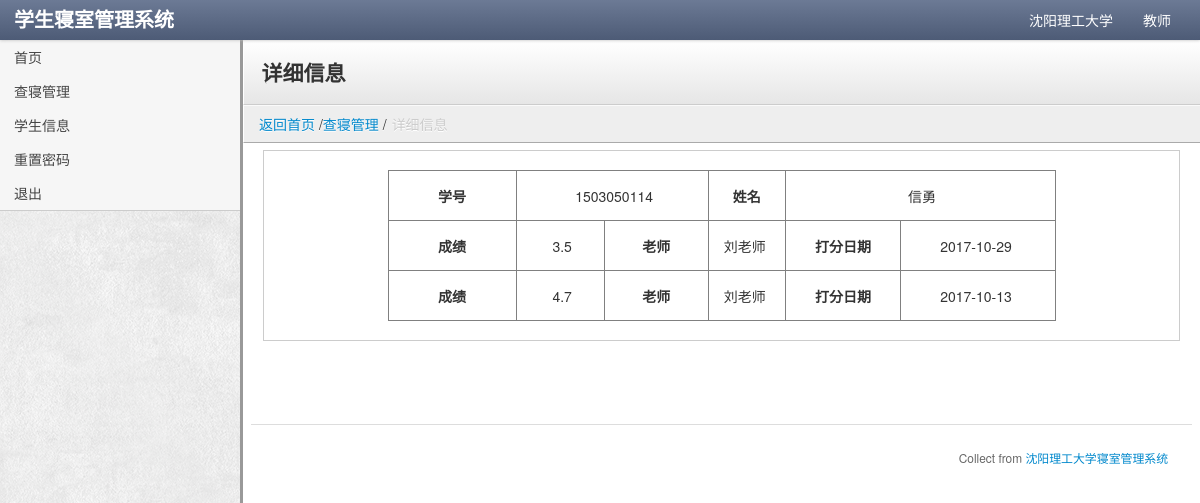
Screenshot of /2_DRM_score_detail.php?stu=1503050114 (signed in) with the database file from the repository.
### tables this page shows
CREATE TABLE `tbl_score` (
  `sco_stu_ID` int(10) NOT NULL,
  `sco_score` double(2,1) NOT NULL COMMENT '成绩',
  `sco_tea_ID` char(10) NOT NULL,
  `sco_dateTime` date NOT NULL
);

CREATE TABLE `tbl_student` (
  `stu_ID` int(10) NOT NULL COMMENT '学生学号',
  `stu_userName` char(16) NOT NULL COMMENT '用户名',
  `stu_password` char(16) NOT NULL COMMENT '密码',
  `stu_sex` tinyint(1) NOT NULL COMMENT '性别(0男1女)',
  `stu_name` char(6) NOT NULL COMMENT '学生姓名',
  `stu_state` tinyint(3) NOT NULL COMMENT '学生状态(0退宿,1在校)',
  `stu_class` char(8) NOT NULL COMMENT '学生班级'
);

CREATE TABLE `tbl_teacher` (
  `tea_ID` char(10) NOT NULL COMMENT '教师ID',
  `tea_userName` char(16) NOT NULL COMMENT '教师用户名',
  `tea_password` char(16) NOT NULL COMMENT '教师密码',
  `tea_name` char(6) NOT NULL COMMENT '教师姓名',
  `tea_sex` tinyint(1) NOT NULL COMMENT '教师性别',
  `tea_tel` char(11) NOT NULL COMMENT '教师电话'
);

### 2_DRM_score_detail.php (the view, shortened to what this page needs)
<!DOCTYPE html>
<html lang="en">
<head>
    <?php include("footer_head.php");
    require_once ("config.php");
    if(isset($_COOKIE["PHPSESSID"])){
    if(isset($_SESSION["right"])&&$_SESSION["right"]==1){
    if(isset($_GET["stu"])){
    ?>
</head>
<body class="">
<?php include("2_DRM_footer_body.php"); ?>
<div class="content">
    <div class="header">
        <h1 class="page-title">详细信息</h1>
    </div>
    <ul class="breadcrumb">
        <li><a href="2_DRM_index.php">返回首页</a> /<a href="2_DRM_score_list.php">查寝管理</a> /<span class="divider">详细信息</span>
        </li>
    </ul>
    <div class="container-fluid">
        <div class="row-fluid">
            <?php
            $sqlScore="SELECT * FROM tbl_score
LEFT JOIN tbl_teacher ON tbl_score.sco_tea_ID = tbl_teacher.tea_ID
LEFT JOIN tbl_student ON tbl_score.sco_stu_ID = tbl_student.stu_ID
WHERE tbl_score.sco_stu_ID='".$_GET["stu"]."'";
            ?>
            <div class="well">
                <div align="center">
                    <table width="668" border="1">
                        <tbody>
                        <?php
                        if($resS=mysqli_query($db,$sqlScore)){
                        if ($rows=mysqli_fetch_assoc($resS)){?>
                            <tr align="center">
                                <th width="125">学号</th>
                                <td width="95" colspan="2">&nbsp;<?php echo $rows["sco_stu_ID"];?></td>
                                <th width="74">姓名</th>
                                <td width="87" colspan="2">&nbsp;<?php echo $rows["stu_name"];?></td>
                            </tr>
                            <tr align="center">
                                <th>成绩</th>
                                <td colspan="1">&nbsp;<?php echo $rows["sco_score"];?></td>
                                <th>老师</th>
                                <td colspan="1"><?php echo $rows["tea_name"];?>&nbsp;</td>
                                <th>打分日期</th>
                                <td colspan="1"><?php echo $rows["sco_dateTime"];?>&nbsp;</td>
                            </tr>
                            <?php
                        }
                        while($rows=mysqli_fetch_assoc($resS)){
                            ?>
                            <tr align="center">
                                <th>成绩</th>
                                <td colspan="1">&nbsp;<?php echo $rows["sco_score"];?></td>
                                <th>老师</th>
                                <td colspan="1"><?php echo $rows["tea_name"];?>&nbsp;</td>
                                <th>打分日期</th>
                                <td colspan="1"><?php echo $rows["sco_dateTime"];?>&nbsp;</td>
                            </tr>
                            <?php
                        }
                        ?>
                        </tbody>
                    </table>
                </div>
            </div><?php
        }
        else{
            echo "查无此人！";
        }
        ?>
            <?php include("footer_bottom.php"); ?>
        </div>
    </div>
</div>
</body>
</html>
<?php
}
}
}
else{
    ?>
    <script>
        window.location = "sign-in.php";
    </script>
    <?php
}

### stylesheets/theme.css (style rules this page uses)
body { background: url("../images/extra_clean_paper.png"); background-position: initial initial; background-repeat: initial initial; background-position: initial initial; background-repeat: initial initial; margin: 0px; padding: 0px; }
h1 { margin-top: 0px; color: #eee; }
.content { min-width: 400px; position: relative; min-height: 800px; background: #fff; margin-left: 240px; border-left: 1px solid #cccccc; border-left: 3px solid #999999; }
.header { background: #ffffff; background: #ffffff; background: -webkit-gradient(linear, left bottom, left top, color-stop(0, #e6e6e6), color-stop(1, #ffffff)); background: -ms-linear-gradient(bottom, #e6e6e6, #ffffff); background: -moz-linear-gradient(center bottom, #e6e6e6 0%, #ffffff 100%); background: -o-linear-gradient(bottom, #e6e6e6, #ffffff); filter: progid:dximagetransform.microsoft.gradient(startColorStr='#4d5b76', EndColorStr='#6c7a95'); -ms-filter: "progid:DXImageTransform.Microsoft.gradient(startColorStr='#ffffff',EndColorStr='#e6e6e6')"; border-bottom: 1px solid #cccccc; border-top: 1px solid #ffffff; border-left: 1px solid #ffffff; padding: 0em 1.25em; }
.header h1 { margin: 1em 0em; padding: 0em; line-height: 1em; font-size: 1.5em; color: #eee; color: #333; }
.breadcrumb { -webkit-box-shadow: none; -moz-box-shadow: none; box-shadow: none; -webkit-border-radius: 0px; -moz-border-radius: 0px; border-radius: 0px; -moz-background-clip: padding; -webkit-background-clip: padding-box; background-clip: padding-box; background: #eee; border-bottom: 1px solid #aaa; border-top: 1px solid #fafafa; border-left: 1px solid #fff; margin-bottom: .5em; }
.well { background-color: #fff; border: 1px solid #ccc; -webkit-box-shadow: 1px 1px 0px #ffffff; -moz-box-shadow: 1px 1px 0px #ffffff; box-shadow: 1px 1px 0px #ffffff; -webkit-border-radius: 0px; -moz-border-radius: 0px; border-radius: 0px; -moz-background-clip: padding; -webkit-background-clip: padding-box; background-clip: padding-box; }

### footer_head.php (style rules this page uses)
tr { height: 50px; }

### rows the page displays
tbl_score: sco_stu_ID "1503050114", sco_score "3.5", sco_dateTime "2017-10-29"
tbl_student: stu_name "信勇"
tbl_teacher: tea_name "刘老师"
tbl_score: sco_score "4.7", sco_tea_ID.tea_name "刘老师", sco_dateTime "2017-10-13"
